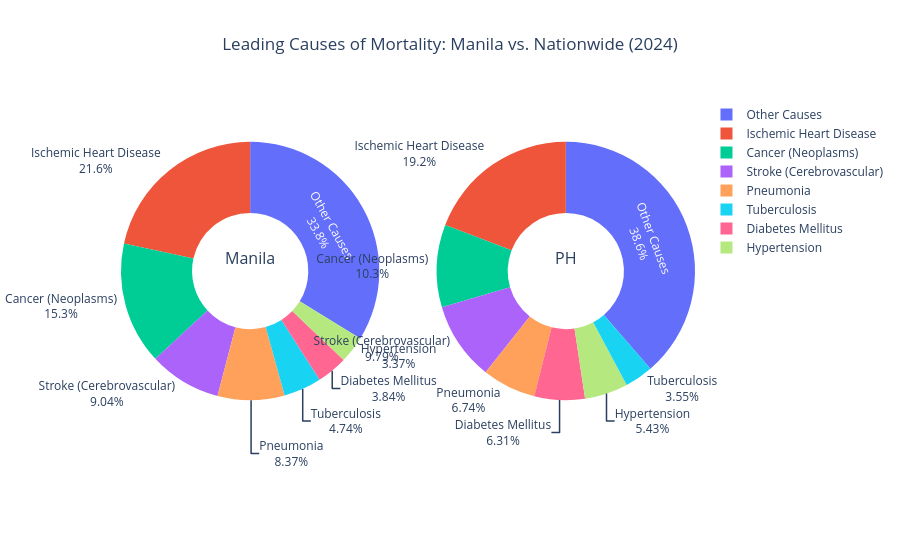

Write notebook code for a chart like this one.
### Markdown cell above
### Leading Causes of Death

### Code cell
import pandas as pd
import plotly.graph_objects as go
from plotly.subplots import make_subplots
from sqlalchemy import text

# 1. SQL for Manila's Top Causes (2024)
query_manila = """
               with categorized as ( select case when icd10_code like 'I2%' then 'Ischemic Heart Disease'
                                                 when icd10_code like 'I6%' then 'Stroke (Cerebrovascular)'
                                                 when icd10_code like 'C%' then 'Cancer (Neoplasms)'
                                                 when icd10_code like 'J1%' then 'Pneumonia'
                                                 when icd10_code like 'E1%' then 'Diabetes Mellitus'
                                                 when icd10_code = 'A15' or icd10_code = 'A16' or icd10_code = 'A17' or
                                                      icd10_code = 'A18' or icd10_code = 'A19' then 'Tuberculosis'
                                                 when icd10_code like 'I1%' then 'Hypertension'
                                                 else 'Other Causes' end as cause_group
                                     from vw_vsr_deaths_joined
                                     where death_year = 2024
                                       and pod_psgc like '13806%' )
               select cause_group, count(*) as total_deaths
               from categorized
               group by 1
               order by 2 desc; \
               """

# 2. SQL for Nationwide Top Causes (2024)
query_nationwide = """
                   with categorized as ( select case when icd10_code like 'I2%' then 'Ischemic Heart Disease'
                                                     when icd10_code like 'I6%' then 'Stroke (Cerebrovascular)'
                                                     when icd10_code like 'C%' then 'Cancer (Neoplasms)'
                                                     when icd10_code like 'J1%' then 'Pneumonia'
                                                     when icd10_code like 'E1%' then 'Diabetes Mellitus'
                                                     when icd10_code = 'A15' or icd10_code = 'A16' or
                                                          icd10_code = 'A17' or icd10_code = 'A18' or icd10_code = 'A19'
                                                         then 'Tuberculosis'
                                                     when icd10_code like 'I1%' then 'Hypertension'
                                                     else 'Other Causes' end as cause_group
                                         from vw_vsr_deaths_joined
                                         where death_year = 2024 )
                   select cause_group, count(*) as total_deaths
                   from categorized
                   group by 1
                   order by 2 desc; \
                   """

# Fetch the data
with engine.connect() as conn:
    df_manila = pd.read_sql_query(text(query_manila), conn)
    df_nation = pd.read_sql_query(text(query_nationwide), conn)

# 3. Create the Subplot Canvas
# 'domain' type is required specifically for Pie/Donut charts in Plotly
fig = make_subplots(
    rows=1, cols=2,
    specs=[[{'type': 'domain'}, {'type': 'domain'}]],
    subplot_titles=['City of Manila', 'Nationwide']
)

# 4. Add the Manila Trace (Left)
fig.add_trace(
    go.Pie(
        labels=df_manila['cause_group'],
        values=df_manila['total_deaths'],
        name="Manila",
        textinfo='percent+label',
    ),
    row=1, col=1
)

# 5. Add the Nationwide Trace (Right)
fig.add_trace(
    go.Pie(
        labels=df_nation['cause_group'],
        values=df_nation['total_deaths'],
        name="Nationwide",
        textinfo='percent+label',
    ),
    row=1, col=2
)

# 6. Transform into Donut Charts and Add Center Annotations
fig.update_traces(hole=0.45, hoverinfo="label+percent+name+value")

fig.update_layout(
    title_text="Leading Causes of Mortality: Manila vs. Nationwide (2024)",
    title_x=0.5,  # Centers the main title
    annotations=[
        # Left Center Text
        dict(text='Manila', x=0.225, y=0.5, font_size=16, showarrow=False, xanchor="center"),
        # Right Center Text
        dict(text='PH', x=0.775, y=0.5, font_size=16, showarrow=False, xanchor="center")
    ]
)

fig.show()

### Figure 1 — Plotly figure (JSON) as saved in the notebook; plotly's stock layout.template omitted (floating-point values rounded to 4 significant figures)
{"data": [{"labels": ["Other Causes", "Ischemic Heart Disease", "Cancer (Neoplasms)", "Stroke (Cerebrovascular)", "Pneumonia", "Tuberculosis", "Diabetes Mellitus", "Hypertension"], "name": "Manila", "textinfo": "percent+label", "values": [7154, 4574, 3244, 1917, 1775, 1004, 814, 714], "type": "pie", "domain": {"x": [0.0, 0.45], "y": [0.0, 1.0]}, "hole": 0.45, "hoverinfo": "label+percent+name+value"}, {"labels": ["Other Causes", "Ischemic Heart Disease", "Cancer (Neoplasms)", "Stroke (Cerebrovascular)", "Pneumonia", "Diabetes Mellitus", "Hypertension", "Tuberculosis"], "name": "Nationwide", "textinfo": "percent+label", "values": [271220, 134701, 72628, 68729, 47285, 44321, 38088, 24912], "type": "pie", "domain": {"x": [0.55, 1.0], "y": [0.0, 1.0]}, "hole": 0.45, "hoverinfo": "label+percent+name+value"}], "layout": {"annotations": [{"font": {"size": 16}, "showarrow": false, "text": "Manila", "x": 0.225, "xanchor": "center", "xref": "paper", "y": 0.5, "yanchor": "bottom", "yref": "paper"}, {"font": {"size": 16}, "showarrow": false, "text": "PH", "x": 0.775, "xanchor": "center", "xref": "paper", "y": 0.5, "yanchor": "bottom", "yref": "paper"}], "title": {"text": "Leading Causes of Mortality: Manila vs. Nationwide (2024)", "x": 0.5}}}
